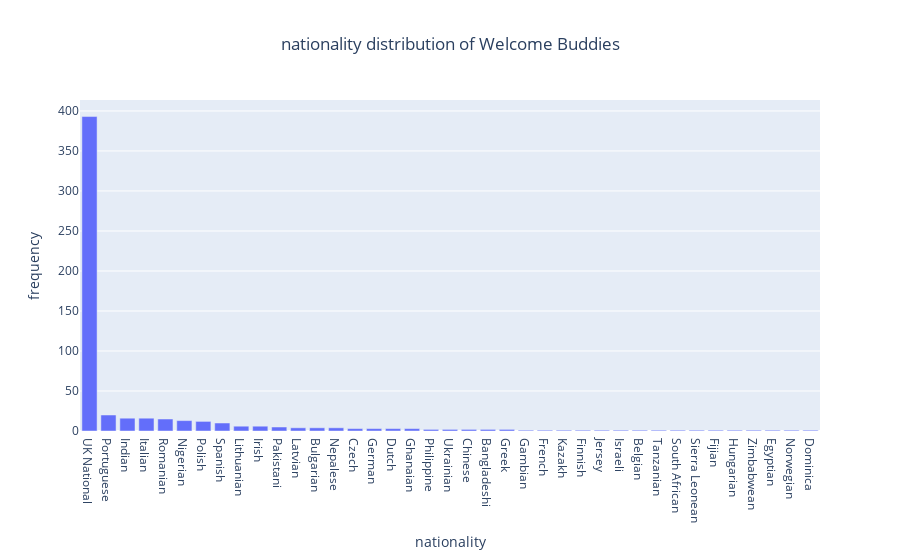

Here is the notebook cell this chart was saved with:
### Code cell
nat_fig = px.bar(nat_counts, title="nationality distribution of Welcome Buddies")
nat_fig.update_layout(
    xaxis_title = "nationality",
    yaxis_title = "frequency",
    title_x = 0.5, 
    showlegend = False
)
nat_fig.show()

### Figure 1 — Plotly figure (JSON) as saved in the notebook; plotly's stock layout.template omitted (floating-point values rounded to 4 significant figures)
{"data": [{"alignmentgroup": "True", "hovertemplate": "variable=nationality<br>index=%{x}<br>value=%{y}<extra></extra>", "legendgroup": "nationality", "marker": {"color": "#636efa", "pattern": {"shape": ""}}, "name": "nationality", "offsetgroup": "nationality", "orientation": "v", "showlegend": true, "textposition": "auto", "type": "bar", "x": ["UK National", "Portuguese", "Indian", "Italian", "Romanian", "Nigerian", "Polish", "Spanish", "Lithuanian", "Irish", "Pakistani", "Latvian", "Bulgarian", "Nepalese", "Czech", "German", "Dutch", "Ghanaian", "Philippine", "Ukrainian", "Chinese", "Bangladeshi", "Greek", "Gambian", "French", "Kazakh", "Finnish", "Jersey", "Israeli", "Belgian", "Tanzanian", "South African", "Sierra Leonean", "Fijian", "Hungarian", "Zimbabwean", "Egyptian", "Norwegian", "Dominica"], "xaxis": "x", "y": [393, 20, 16, 16, 15, 13, 12, 10, 6, 6, 5, 4, 4, 4, 3, 3, 3, 3, 2, 2, 2, 2, 2, 1, 1, 1, 1, 1, 1, 1, 1, 1, 1, 1, 1, 1, 1, 1, 1], "yaxis": "y"}], "layout": {"barmode": "relative", "legend": {"title": {"text": "variable"}, "tracegroupgap": 0}, "showlegend": false, "title": {"text": "nationality distribution of Welcome Buddies", "x": 0.5}, "xaxis": {"anchor": "y", "domain": [0, 1], "title": {"text": "nationality"}}, "yaxis": {"anchor": "x", "domain": [0, 1], "title": {"text": "frequency"}}}}
